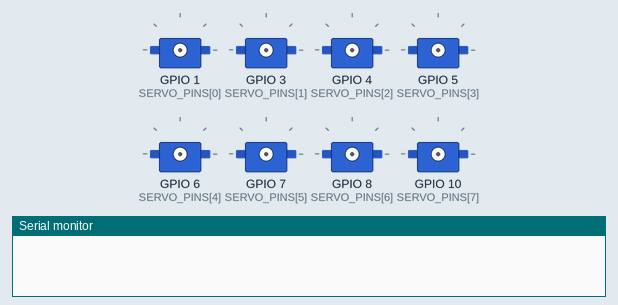
Simulated run of this sketch. Board: ESP32-S3. Parts: 8 × servo, the last lines printed to the serial monitor. Servo pulses on a pin are drawn as a servo (544–2400 µs = 0–180°).

Above: at 0.0 s.
At 6.2 s:
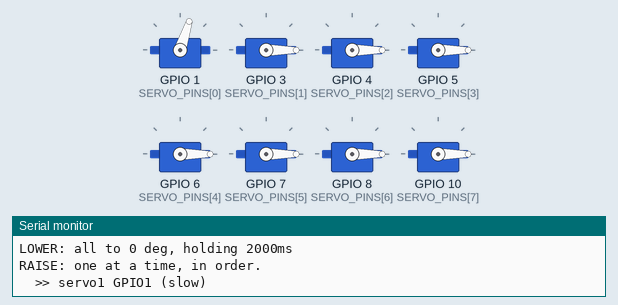
At 8.2 s:
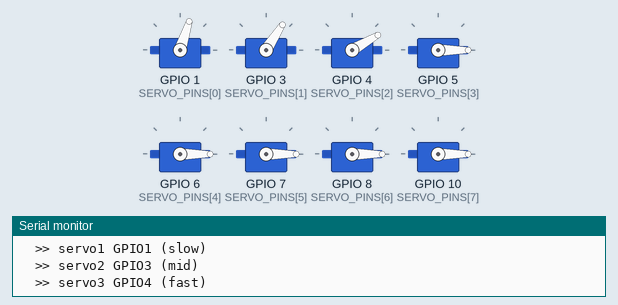
At 10.2 s:
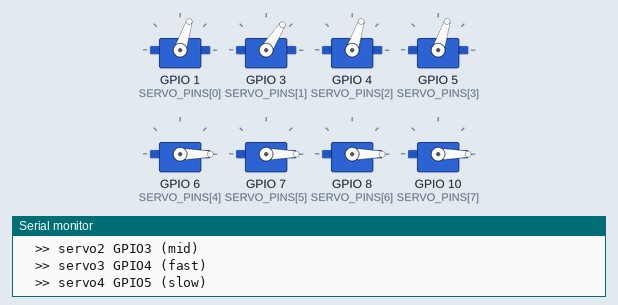
At 15.6 s:
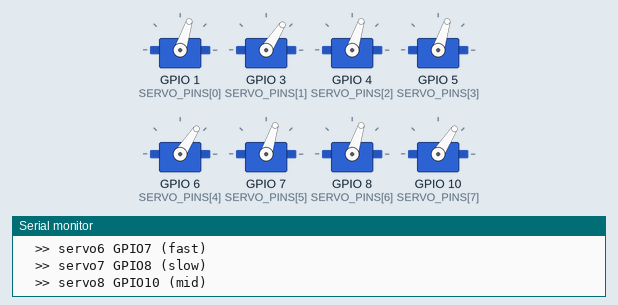
At 30.9 s:
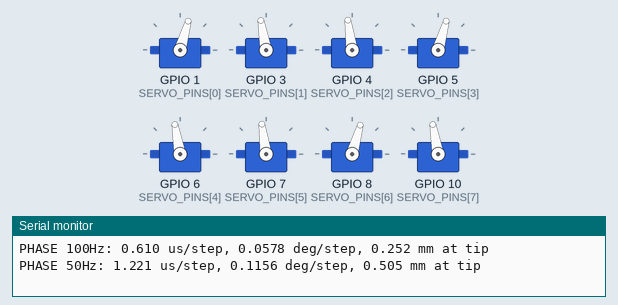
Timing chart, 0 to 40.0 s (numbered marks = the images above):
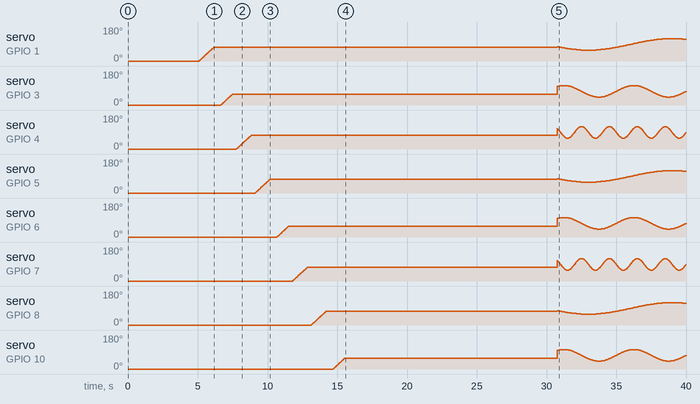

The sketch:

polyp_3x3_hztest_v3_3.ino
```cpp
/*
 * PROJECT: Polyp (notwled servo console)
 * DEVICE:  3x3 rig, 50Hz vs 100Hz A/B test, ESP32-S3 SuperMini
 *
 * v3.3, on v3.0's native LEDC driver. Same three speed groups and same
 * 60-120 sway as v3.2, but the servo frame rate alternates between 50Hz
 * and 100Hz every PHASE_MS so the two can be compared back to back rather
 * than from memory.
 *
 * WHY THIS IS WORTH TESTING TWICE OVER:
 *
 * 1. Resolution. The S3's LEDC timer is 14-bit and that is a hardware
 *    register width, so it cannot be raised. But the tick size is the
 *    FRAME divided by those 16384 steps, so shortening the frame makes
 *    each step finer:
 *       50Hz : 20000us / 16384 = 1.221us = 0.116 deg = 0.505mm at tip
 *      100Hz : 10000us / 16384 = 0.610us = 0.058 deg = 0.253mm at tip
 *    Raising the rate is the only remaining way to buy resolution here.
 *
 * 2. Whether these servos tolerate 100Hz at all. That answer carries
 *    straight over to the PCA9685 that's on order: it is 12-bit, which at
 *    50Hz is 4.88us (2.0mm at the tip, ~4x coarser than this rig is
 *    running now). Its resolution scales with frame rate the same way, so
 *    if the SG92Rs are happy at 100Hz the PCA9685 can be run there too and
 *    lands near 1mm instead of 2mm.
 *
 * WATCH FOR: buzzing, humming, or the servos getting warm during the 100Hz
 * phase. Analog servos are specified for 50Hz; many tolerate 100Hz fine but
 * some overheat or hunt. If that happens, this answers the question, stop
 * the test and stay at 50Hz. If 100Hz is clean, try 200 in TEST_HZ below,
 * though that is beyond what most analog servos will accept.
 *
 * WIRING: GPIO 1,3,4,5,6,7,8,10 -> servo 1..8. GPIO 2,9,11 unused.
 */

#define VERSION "3.3"

// ---------------- CONFIG ----------------

const int SERVO_COUNT = 8;
const int SERVO_PINS[SERVO_COUNT] = {1, 3, 4, 5, 6, 7, 8, 10};

const float SHAFT_TO_TIP_MM = 250.0;

const int RES_BITS = 14;   // ESP32-S3 hardware maximum, cannot be raised
const int MIN_US   = 500;
const int MAX_US   = 2400;

// the A/B: frame rates to cycle through, and how long to hold each
const int TEST_HZ[] = {50, 100};
const int TEST_HZ_COUNT = sizeof(TEST_HZ) / sizeof(TEST_HZ[0]);
const unsigned long PHASE_MS = 15000;

const float OSC_LOW_DEG  = 60.0;
const float OSC_HIGH_DEG = 120.0;

const int   GROUP_COUNT = 3;
const float GROUP_PERIOD_S[GROUP_COUNT] = {12.0, 5.0, 2.0};
const char *GROUP_NAME[GROUP_COUNT] = {"slow", "mid", "fast"};

// servos 2,5,8 sit one spline tooth (14.4 deg) high, see v3.2
float angleTrim[SERVO_COUNT] = {0.0, -15.0, 0.0, 0.0, -15.0, 0.0, 0.0, -15.0};

const float LOWER_DEG = 0.0;
const unsigned long LOWER_HOLD_MS = 2000;
const float RAISE_TO_DEG  = 75.0;
const float RISE_STEP_DEG = 1.0;
const int   RISE_STEP_MS  = 15;
const int   PAUSE_BETWEEN_SERVOS_MS = 200;

// -----------------------------------------

bool attachedOk[SERVO_COUNT];
const uint32_t TICKS = 1UL << RES_BITS;

int currentHz = TEST_HZ[0];
int phaseIdx = 0;

int groupOf(int i) { return i % GROUP_COUNT; }

// duty is the fraction of the CURRENT frame the pulse is high, so this has
// to follow currentHz, not a fixed 50.
uint32_t usToDuty(float us) {
  return (uint32_t)lroundf(us * (float)TICKS / (1000000.0f / currentHz));
}

float degToUs(float deg) {
  if (deg < 0) deg = 0;
  if (deg > 180) deg = 180;
  return MIN_US + (deg / 180.0f) * (MAX_US - MIN_US);
}

void writeDeg(int i, float deg) {
  if (!attachedOk[i]) return;
  ledcWrite(SERVO_PINS[i], usToDuty(degToUs(deg + angleTrim[i])));
}

void reportPhase() {
  float usPerTick = (1000000.0f / currentHz) / (float)TICKS;
  float degPerTick = usPerTick / ((float)(MAX_US - MIN_US) / 180.0f);
  Serial.printf("PHASE %dHz: %.3f us/step, %.4f deg/step, %.3f mm at tip\n",
                currentHz, usPerTick, degPerTick,
                SHAFT_TO_TIP_MM * sinf(radians(degPerTick)));
}

void applyFrequency(int hz) {
  currentHz = hz;
  for (int i = 0; i < SERVO_COUNT; i++) {
    if (attachedOk[i]) ledcChangeFrequency(SERVO_PINS[i], currentHz, RES_BITS);
  }
  reportPhase();
}

void setup() {
  Serial.begin(115200);
  delay(3000);
  Serial.printf("\nPolyp 3x3 frame-rate A/B, firmware v%s\n", VERSION);

  for (int i = 0; i < SERVO_COUNT; i++) {
    attachedOk[i] = ledcAttach(SERVO_PINS[i], currentHz, RES_BITS);
  }
  for (int i = 0; i < SERVO_COUNT; i++) writeDeg(i, LOWER_DEG);

  Serial.print("attached:");
  for (int i = 0; i < SERVO_COUNT; i++) {
    Serial.printf(" s%d/GPIO%d=%s", i + 1, SERVO_PINS[i],
                  attachedOk[i] ? "OK" : "FAIL");
  }
  Serial.println();
  reportPhase();

  Serial.printf("LOWER: all to %.0f deg, holding %lums\n", LOWER_DEG, LOWER_HOLD_MS);
  delay(LOWER_HOLD_MS);

  Serial.println("RAISE: one at a time, in order.");
  for (int i = 0; i < SERVO_COUNT; i++) {
    Serial.printf("  >> servo%d GPIO%d (%s)\n", i + 1, SERVO_PINS[i],
                  GROUP_NAME[groupOf(i)]);
    Serial.flush();
    for (float d = LOWER_DEG; d <= RAISE_TO_DEG; d += RISE_STEP_DEG) {
      writeDeg(i, d);
      delay(RISE_STEP_MS);
    }
    writeDeg(i, RAISE_TO_DEG);
    delay(PAUSE_BETWEEN_SERVOS_MS);
  }

  Serial.printf("SWAY: alternating %dHz / %dHz every %lus. "
                "Listen for buzzing and check for heat at the higher rate.\n",
                TEST_HZ[0], TEST_HZ[1], PHASE_MS / 1000);
}

void loop() {
  const float mid = (OSC_LOW_DEG + OSC_HIGH_DEG) / 2.0;
  const float amp = (OSC_HIGH_DEG - OSC_LOW_DEG) / 2.0;

  // swap frame rate on schedule
  static unsigned long lastPhase = 0;
  if (millis() - lastPhase > PHASE_MS) {
    lastPhase = millis();
    phaseIdx = (phaseIdx + 1) % TEST_HZ_COUNT;
    applyFrequency(TEST_HZ[phaseIdx]);
  }

  float t = millis() / 1000.0;

  float groupAngle[GROUP_COUNT];
  for (int g = 0; g < GROUP_COUNT; g++) {
    groupAngle[g] = mid + amp * sinf((2.0f * PI / GROUP_PERIOD_S[g]) * t);
  }
  for (int i = 0; i < SERVO_COUNT; i++) {
    writeDeg(i, groupAngle[groupOf(i)]);
  }

  delay(1000 / currentHz);
}
```
